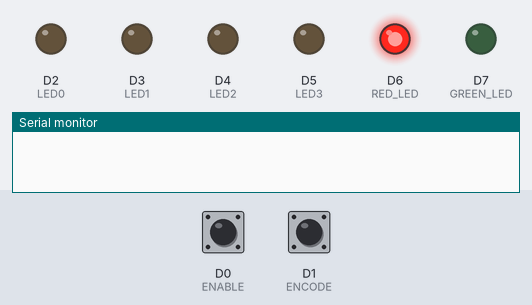
Bench run of a sketch on a simulated Particle Photon. Shown: output pins drawn as LEDs (lit = HIGH), the last lines printed to the serial monitor. Inputs (shaded band) come from the test bench; at power-on: D0 (ENABLE) HIGH, D1 (ENCODE) HIGH.

Above: at 2.2 s.
2.3 s: D0 (ENABLE) pulled LOW for 0.15 s
At 3.5 s:
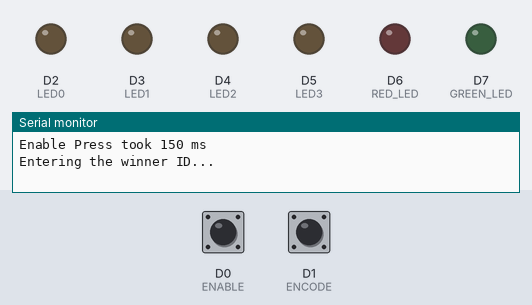
3.9 s: D1 (ENCODE) pulled LOW for 0.15 s
At 4.7 s:
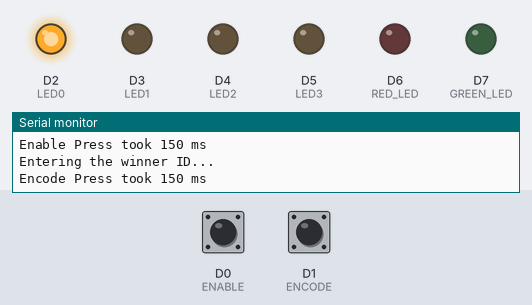
5.5 s: D0 (ENABLE) pulled LOW for 3.2 s
At 9.9 s:
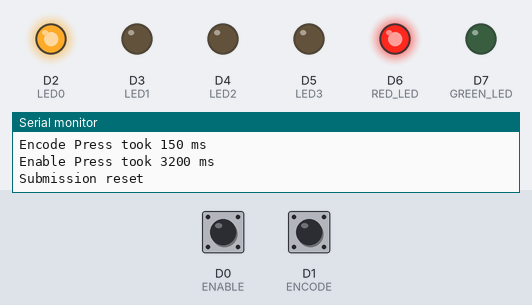
10.2 s: D0 (ENABLE) pulled LOW for 1 s
At 12.0 s:
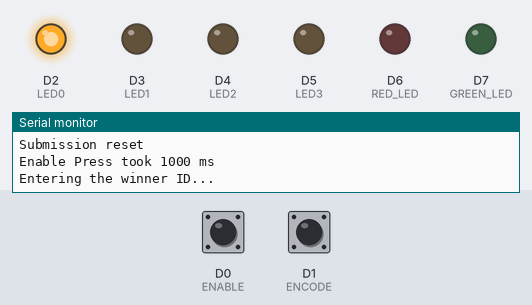
12.7 s: D0 (ENABLE) pulsed LOW 2 times (0.12 s each, 0.3 s apart)
At 13.6 s:
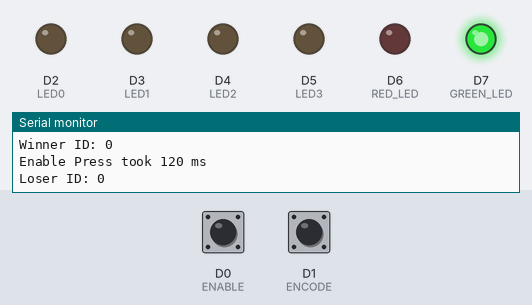
16.3 s: D1 (ENCODE) pulled LOW for 1 s
At 17.8 s:
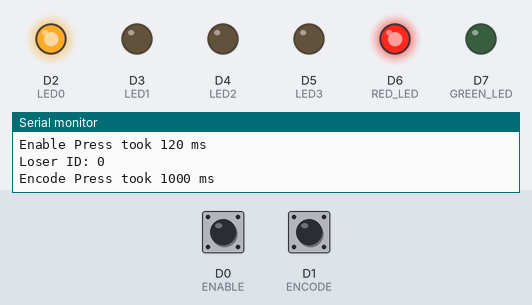
Timing chart, 0 to 19.3 s (numbered marks = the images above; inputs shaded):
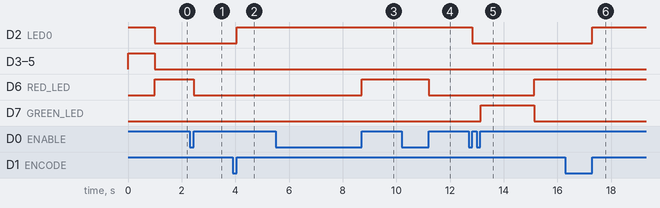

Measured:
- after the input at 2.3 s, D6 (RED_LED): HIGH → LOW after 0.15 s
- after the input at 3.9 s, D2 (LED0): LOW → HIGH after 0.15 s
- after the input at 5.5 s, D6 (RED_LED): LOW → HIGH after 3.2 s
- after the input at 10.2 s, D6 (RED_LED): HIGH → LOW after 1.0 s
- after the input at 12.7 s, D2 (LED0): HIGH → LOW after 0.12 s; D6 (RED_LED): LOW → HIGH after 2.4 s; D7 (GREEN_LED): LOW → HIGH after 0.44 s, → LOW 2.0 s later
- after the input at 16.3 s, D2 (LED0): LOW → HIGH after 1.0 s

The sketch:

3gpps.ino
```cpp
// Author: Liz Demin, Nicholas LaJoie, Kent Seneres
// ECE 435 - Final Project
// November 25, 2017
// Description: Particle Electron uses multiple buttons and LEDs to send ping-pong data over 3G to a Raspberry Pi
// File: 3gpps.ino (Electron side)

#include "Particle.h"

// Define Push-button Pins
#define ENABLE D0 // Push-button begins/ends transmissions, separates number input
#define ENCODE D1 // Push-button to encode digits between 0-15

// Define Indicator LEDs
#define GREEN_LED D7 // Indicates data has been sent
#define RED_LED D6   // Indicates device is waiting for input

// Define Number LEDs for Binary Representation [LED3, LED2, LED1, LED0]
#define LED0 D2
#define LED1 D3
#define LED2 D4
#define LED3 D5

// Global Variables
bool enable_pressing = false;   // Enable button boolean
bool encode_pressing = false;   // Encode button boolean
int enable_press = 0;           // Enable button presses
int encode_press = 0;           // Encode button presses
unsigned char winner;           // Hex value ID for winning player
unsigned char loser;            // Hex value ID for losing player
int i;                          // Counting variable
int state = 0;			// Tracks the state of transmission (0 = waiting, 1 = entering, 2 = transmitting)

struct press_data {             // Timing data for button interupt routine
    unsigned int lastPress;
    unsigned int lastRelease;
    unsigned int previousLastPress;
    unsigned int previousLastRelease;
    unsigned int pressLength;
};

// Button press data initialization
struct press_data enable = {0,0,0,0,0};
struct press_data encode = {0,0,0,0,0};

// Function Prototypes
void general_init();        // General initializations
int enableHandler();       // Enable button handler
int encodeHandler();       // Encode button handler
void num_LEDs(int number);  // Updates binary LEDs

// Initializations
void setup()
{
    // Set everything up
    general_init();

    // Flash all four leds to indicate startup
    num_LEDs(15);
    delay(1000);
    num_LEDs(0);

    // Turn on Red LED to indicate device is waiting for input
    digitalWrite(RED_LED, HIGH);
}

// While (1)
void loop()
{
    // Update the LEDs based on the state
    switch (state) {
        case 0:
            digitalWrite(RED_LED, HIGH);
            digitalWrite(GREEN_LED, LOW);
            break;
        case 1:
            digitalWrite(RED_LED, LOW);
            digitalWrite(GREEN_LED, LOW);
            break;
        case 2:
            digitalWrite(RED_LED, LOW);
            digitalWrite(GREEN_LED, HIGH);
            delay(2000);
            digitalWrite(GREEN_LED, LOW);
            state = 0;
            break;
        default:
            break;
    }

    // Check for input
    int check_enable = enableHandler();
    int check_encode = encodeHandler();

    // Process ENABLE Button Press
    if (enable.previousLastRelease != enable.lastRelease) { // Button Pressed
        // Process the timing and do some housekeeping
        enable.pressLength = enable.lastRelease - enable.lastPress; // Determine press length
        Serial.println("Enable Press took " + String(enable.pressLength) + " ms"); // Print
        enable.previousLastRelease = enable.lastRelease; // Update

        /******************************* PROCESS TIMING *******************************/
        // If the enable button was held for more than 3 seconds, restart the entire process
        if (enable.pressLength > 3000) {
            Serial.println("Submission reset");

            // Reset data values
            winner = 0;
            loser = 0;

            // Reset button press values
            enable_press = 0;
            encode_press = 0;

            // Update the state of the transmission
            state = 0;
        } else {
            // Increment enable press count
            enable_press++;

            // Process the enable press count (1, 2, or 3)
            switch (enable_press) {
                case 1:
                    Serial.println("Entering the winner ID...");
                    state = 1;
                    break;
                case 2:
                    // Store the winner
                    winner = encode_press;
                    Serial.println("Winner ID: " + String(winner));
                    encode_press = 0;
                    num_LEDs(encode_press);
                    break;
                case 3:
                    // Store the loser, then send the data
                    loser = encode_press;
                    Serial.println("Loser ID: " + String(loser));
                    encode_press = 0;
                    num_LEDs(encode_press);

                    // Send the data!
                    Particle.publish("3GPPS-Electron", String(winner) + String(loser), PUBLIC);
                    state = 2;

                     // Reset enable presses and winner/loser data
                    enable_press = 0;
                    break;
                default:
                    break;
            }
        }
    }

    // Process ENCODE Button Press
    if (encode.previousLastRelease != encode.lastRelease) { // Button pressed
        // Process the button press and do some housekeeping
        encode.pressLength = encode.lastRelease - encode.lastPress; 			    // Determine length of press
        Serial.println("Encode Press took " + String(encode.pressLength) + " ms");  // Print how long the press lasted
        encode.previousLastRelease = encode.lastRelease;                        	// Update the previousLastRelease value

        // Update encode press data
        if (encode_press == 15) {
                encode_press = 0;
            } else {
                encode_press++;
            }

        // Update LEDs
        num_LEDs(encode_press);
    }
}

// Functions

// General setup function
void general_init()
{
    // Pin Initializations
    pinMode(ENABLE, INPUT_PULLUP);
    pinMode(ENCODE, INPUT_PULLUP);
    pinMode(GREEN_LED, OUTPUT);
    pinMode(RED_LED, OUTPUT);
    pinMode(LED0, OUTPUT);
    pinMode(LED1, OUTPUT);
    pinMode(LED2, OUTPUT);
    pinMode(LED3, OUTPUT);

    // Initialize serial communication for debugging
    Serial.begin(9600);
}

// Function to handle enable button presses
int enableHandler()
{
    // 0 = not pressing, 1 = still pressing, 2 = just stopped pressing, 3 = just started pressing

    // If button is low, it's being pressed
    if (digitalRead(ENABLE) == LOW && enable_pressing == false) // 3
    {
        enable_pressing = true;         // The button just started being pressed, so let's note that
        enable.lastPress = millis();    // Get timestamp of "last press"
        return 3;                       // Exit function
    }

    // If the button is no longer pressed, but "pressing" says it is, we need to change that
    if (digitalRead(ENABLE) == HIGH && enable_pressing == true) // 2
    {
        enable_pressing = false;        // Button is no longer pressed!
        enable.lastRelease = millis();  // Mark "last release"
        return 2;                       // Exit function
    }

    // Else 1
    if (enable_pressing == true) // 1
    {
        return 1;                       // Hang out while the button is pressed
    }

    // Else 0
    else // 0
    {
        return 0;                       // Otherwise, do nothing
    }
}

// Function to handle encode button presses
int encodeHandler()
{
    // 0 = not pressing, 1 = still pressing, 2 = just stopped pressing, 3 = just started pressing

    // If button is low, it's being pressed
    if (digitalRead(ENCODE) == LOW && encode_pressing == false) // 3
    {
        encode_pressing = true;         // The button just started being pressed, so let's note that
        encode.lastPress = millis();    // Get timestamp of "last press"
        return 3;                       // Exit function
    }

    // If the button is no longer pressed, but "pressing" says it is, we need to change that
    if (digitalRead(ENCODE) == HIGH && encode_pressing == true) // 2
    {
        encode_pressing = false;        // Button is no longer pressed!
        encode.lastRelease = millis();  // Mark "last release"
        return 2;                       // Exit function
    }

    // Else 1
    if (encode_pressing == true) // 1
    {
        return 1;                       // Hang out while the button is pressed
    }

    // Else 0
    else // 0
    {
        return 0;                       // Otherwise, do nothing
    }
}

// Display 0-15 digit on four LEDs in binary
void num_LEDs(int number)
{
    // If value can be represented in 4 bits, set it, otherwise clear
    if (number < 16 && number > 0) {
        digitalWrite(LED0, (number & 0b0001) ? HIGH : LOW);
        digitalWrite(LED1, (number & 0b0010) ? HIGH : LOW);
        digitalWrite(LED2, (number & 0b0100) ? HIGH : LOW);
        digitalWrite(LED3, (number & 0b1000) ? HIGH : LOW);
    } else {
        digitalWrite(LED0, LOW);
        digitalWrite(LED1, LOW);
        digitalWrite(LED2, LOW);
        digitalWrite(LED3, LOW);
    }
}

// Credits:

// PUSH-BUTTON HANDLERS
    // Code credit to "nrobinson2000" from the Particle Forums, we added comments to walk through the code
    // Link: https://community.particle.io/t/best-method-to-trigger-only-one-event-when-a-button-is-pressed/29121/8
```
